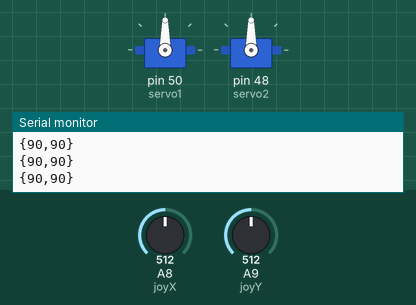
This sketch was run on a simulated Arduino Mega 2560, built with avr-gcc and run on an emulated ATmega2560. On the bench: 2 × servo, the last lines printed to the serial monitor. The inputs (shaded band) are chosen by the test bench; at power-on: A8 (joyX) = 512, A9 (joyY) = 512.

Above: at 1.2 s.
1.3 s: A8 (joyX) set to 60
At 2.4 s:
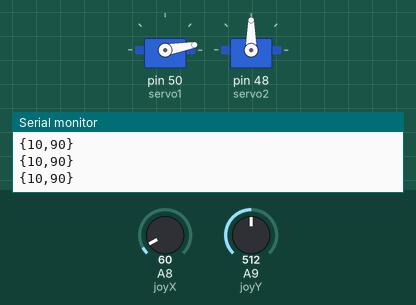
2.8 s: A8 (joyX) set to 52
At 3.5 s:
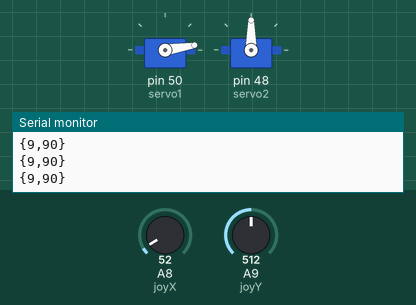
5.8 s: A9 (joyY) set to 557
At 7.0 s:
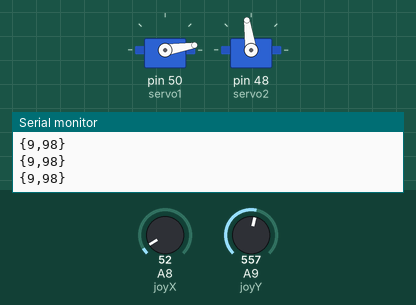
7.3 s: A9 (joyY) set to 580
At 8.1 s:
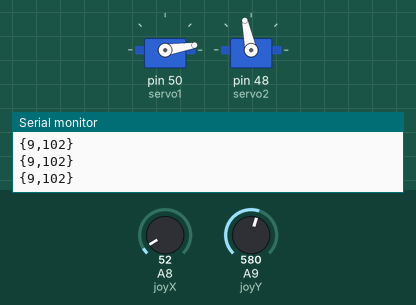
8.8 s: A9 (joyY) set to 306
At 9.2 s:
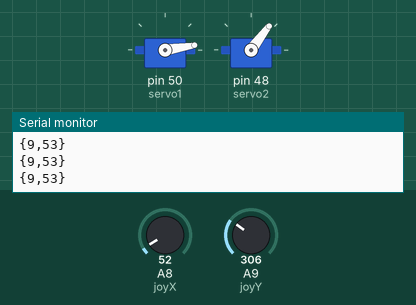
10.3 s: A8 (joyX) set to 122
At 11.8 s:
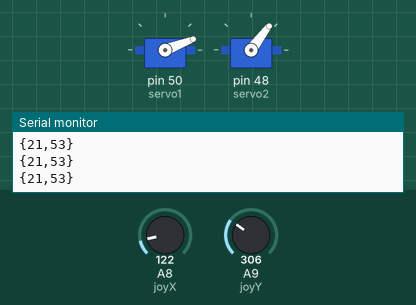
Timing chart, 0 to 12.8 s (numbered marks = the images above; inputs shaded):
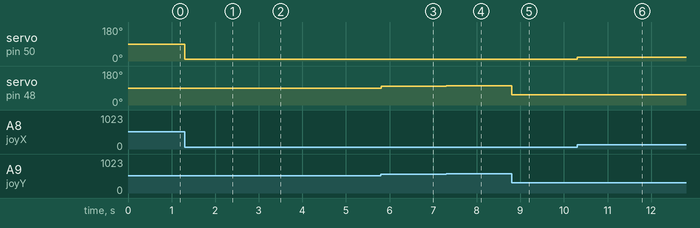

The sketch:

GliderTransmitter.ino
```cpp
#include <Servo.h>
#include <SoftwareSerial.h>

int joyY = A9;
int joyX = A8;
int servo1 = 50;
int servo2 = 48;

int servoValX;
int servoValY;

Servo myservo1;
Servo myservo2;

SoftwareSerial mySerial(46, 44);

void setup() {
  // put your setup code here, to run once:
  myservo1.attach(servo1);
  myservo2.attach(servo2);
  mySerial.begin(9600);
  Serial.begin(9600);
}

void loop() {
  // put your main code here, to run repeatedly:
    servoValY = analogRead(joyY);
    servoValY = map(servoValY, 0, 1023, 0, 180);
    myservo2.write(servoValY);

    servoValX = analogRead(joyX);
    servoValX = map(servoValX, 0, 1023, 0, 180);
    myservo1.write(servoValX);


    String message = "{";
    message+=servoValX;
    message+=',';
    message+=servoValY;
    message+='}';
    Serial.println(message);
    mySerial.println(message);

  {
//    if (mySerial.available())
//      Serial.write(mySerial.read());
//    if (Serial.available())
//      mySerial.write(Serial.read());
  }
}
```

Measured:
- after the input at 1.3 s, servo on pin 50 (servo1): 90° → 10° at once
- after the input at 2.8 s, servo on pin 50 (servo1): 10° → 9° at once
- after the input at 5.8 s, servo on pin 48 (servo2): 90° → 98° at once
- after the input at 7.3 s, servo on pin 48 (servo2): 98° → 102° at once
- after the input at 8.8 s, servo on pin 48 (servo2): 102° → 53° at once
- after the input at 10.3 s, servo on pin 50 (servo1): 9° → 21° at once
